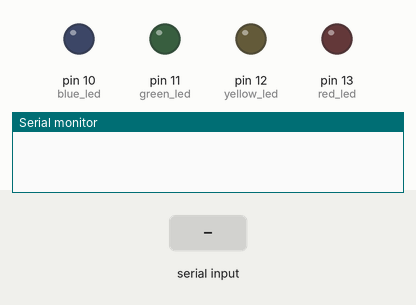
Recording of a program running on a simulated Arduino Uno, built with avr-gcc and run on an emulated ATmega328P. On the bench: output pins drawn as LEDs (lit = HIGH), the last lines printed to the serial monitor. The test bench sets the inputs (shaded band).

Above: at 1.2 s.
1.3 s: "90,45\n" received over Serial
At 2.1 s:
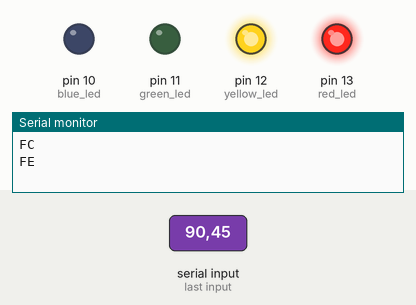
2.8 s: "90\n" received over Serial
At 3.2 s:
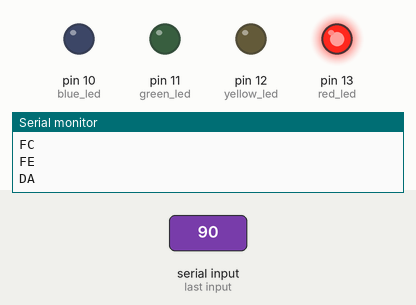
4.3 s: "30,150\n" received over Serial
At 5.5 s:
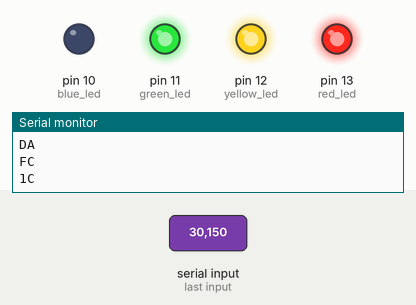
5.8 s: "90,45\n" received over Serial
At 6.7 s:
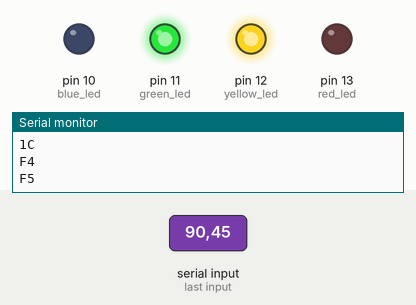
7.3 s: "0\n" received over Serial
At 7.8 s:
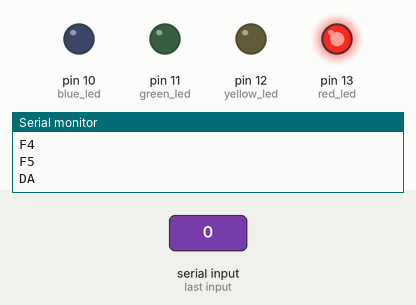
Timing chart, 0 to 9.8 s (numbered marks = the images above; inputs shaded):
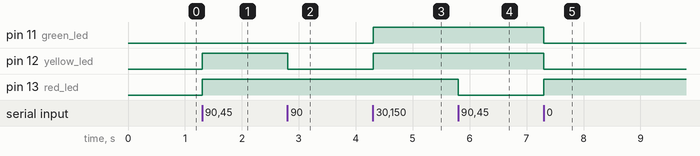

Measured:
- after the input at 1.3 s, pin 12 (yellow_led), pin 13 (red_led): LOW → HIGH at once
- after the input at 2.8 s, pin 12 (yellow_led): HIGH → LOW at once
- after the input at 4.3 s, pin 11 (green_led), pin 12 (yellow_led): LOW → HIGH at once
- after the input at 5.8 s, pin 13 (red_led): HIGH → LOW at once
- after the input at 7.3 s, pin 11 (green_led), pin 12 (yellow_led): HIGH → LOW at once; pin 13 (red_led): LOW → HIGH at once

The program:

main.cpp
```cpp
#include <Arduino.h>
int red_led = 13,
    yellow_led = 12,
    green_led = 11,
    blue_led = 10;

byte instrucao;
byte resultado;

byte lerInstrucao();
byte execInstrucao(byte);
void mostrarResultado(byte, byte);
byte AND(byte, byte);
byte OR(byte, byte);
byte NOT(byte);
byte XOR(byte, byte);
byte SOMA(byte, byte);

void setup()
{
  Serial.begin(9600);
  pinMode(red_led, OUTPUT);
  pinMode(yellow_led, OUTPUT);
  pinMode(green_led, OUTPUT);
  pinMode(blue_led, OUTPUT);

}

void loop()
{
  if (Serial.available() >= 3) {
    instrucao = lerInstrucao();
    resultado = execInstrucao(instrucao);
    mostrarResultado(instrucao, resultado);
  }

}
byte lerInstrucao() {
  char char_a = Serial.read();
  char char_b = Serial.read();
  char char_op = Serial.read();

  int a = char_a - '0';
  int b = char_b - '0';
  int op_code = char_op - '0';

  byte result = (a << 3) | (b << 2) | op_code;

  return result;
}

byte execInstrucao(byte instrucao) {
  byte a = (instrucao >> 3) & 1;
  byte b = (instrucao >> 2) & 1;
  byte op_code = instrucao & 0b0011;

  byte resultado = 0;

  switch(op_code) {
    case 0:
      resultado = AND(a, b);
      break;

    case 1:
      resultado = OR(a, b);
      break;

    case 2:
      resultado = NOT(a);
      break;

    case 3:
      resultado = SOMA(a, b);
      break;
  }

  return resultado;
}

void mostrarResultado(byte instrucao, byte resultado) {
  /**
   * a            -> led vermelho
   * b            -> led amarelo
   * resultado[0] -> led verde
   * resultado[1] -> led azul (carry out)
  */
  byte a = (instrucao >> 3) & 1;
  byte b = (instrucao >> 2) & 1;

  byte result_ula = resultado & 1;
  byte carry_out = (resultado >> 1) & 1;

  digitalWrite(red_led, a);
  digitalWrite(yellow_led, b);
  digitalWrite(green_led, result_ula);
  digitalWrite(blue_led, carry_out);

  Serial.println(instrucao, HEX);
}


byte AND(byte a, byte b) {
  return a & b;
}

byte OR(byte a, byte b) {
  return a | b;
}

byte NOT(byte a) {
  return (~a) & 1;
}

byte SOMA(byte a, byte b) {
  byte aux = 0;
  byte carry_out = 0;

  aux = XOR(a, b);
  carry_out = AND(a, b);

  byte resultado = (carry_out << 1) | aux;

  return resultado;
}

byte XOR(byte a, byte b) {
  return ((~a) & b) | (a & (~b));
}
```
